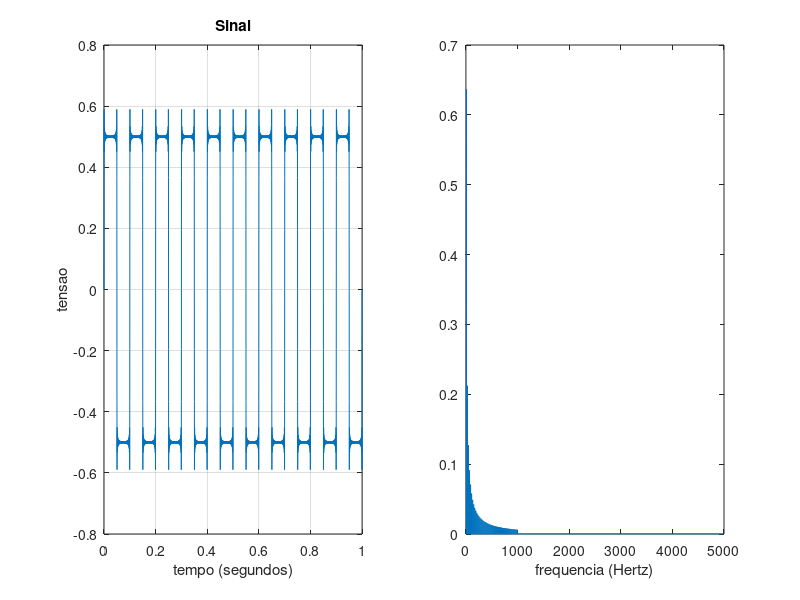

Write the MATLAB code that produced this figure.
clear all

tempo_total = 1; %segundo
passo = 1/10000; %equivalente a freq. de amostragem em nosso caso;

%tempo = 0:passo:tempo_total;
tempo = 0:passo:tempo_total;

ntermos = 100;
fsinal1 = 10;

for i = 1:length(tempo)      
      y(i) = 0;
      for j=1:ntermos;
         coef = 2/(j*pi)*sin(j*pi/2);         
         coef = abs(coef);
         y(i) = y(i) + coef*sin(2*pi*fsinal1*j*tempo(i));
      end
      
end

subplot(1,2,1);
plot(tempo,y);

xlabel("tempo (segundos)");
ylabel("tensao");
title("Sinal");
grid

% Plot FFT
% https://www.mathworks.com/help/matlab/ref/fft.html
Y = fft(y);
L = size(Y,2); %length of signal
T = passo; %sampling period
Fs = 1/passo;
t = (0:L-1)*T; %time vector

%plot(t,values);
P2 = abs(Y/L); %two-sided spectrum
P1 = P2(1:L/2+1);             %single-sided spectrum
P1(2:end-1) = 2*P1(2:end-1);

f = Fs*(0:(L/2))/L;
subplot(1,2,2);
plot(f,P1);
xlabel("frequencia (Hertz)");